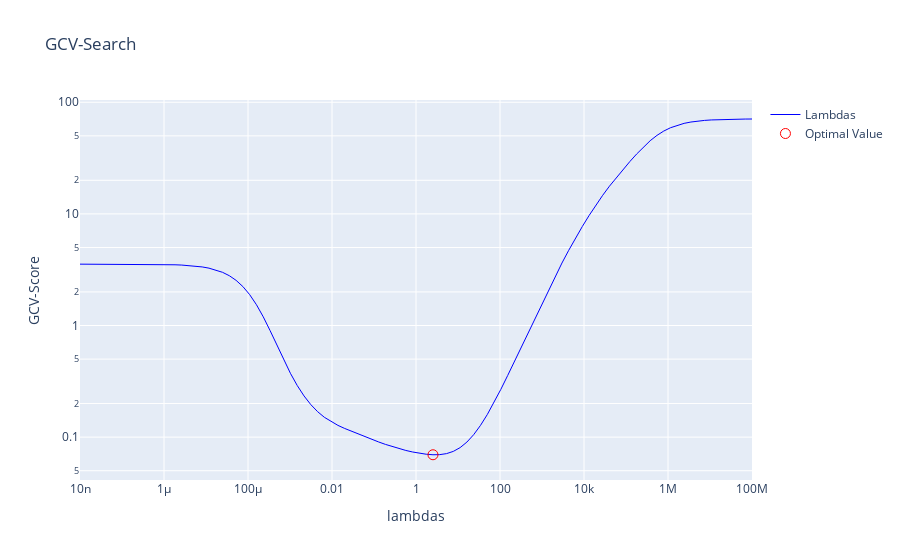

Write notebook code for a chart like this one.
### Code cell
Bs = BS.fit(X=x, y=y, nr_splines=nr_splines, l=l, knot_type=knot_type)
best_lam = BS.calc_GCV(X=x, y=y, nr_splines=nr_splines, l=l, knot_type=knot_type, nr_lam=100)["best_lambda"]
print("Best Lambda found = ", best_lam)
Ps = BS.fit_Pspline(X=x, y=y, nr_splines=nr_splines, l=l, knot_type=knot_type, lam=best_lam)
SCs = BS.fit_SC_Pspline(X=x, y=y, constraint="dec", nr_splines=nr_splines, l=l, knot_type=knot_type, lam_c=3000)
